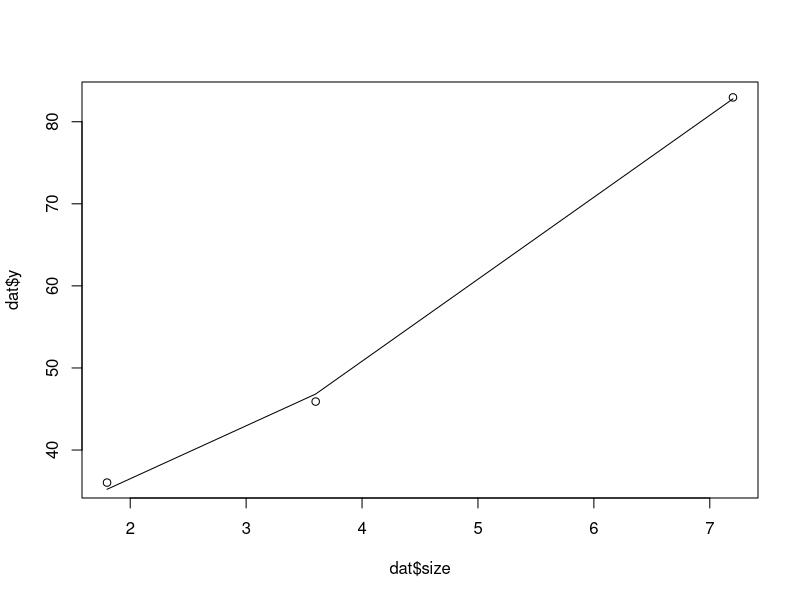
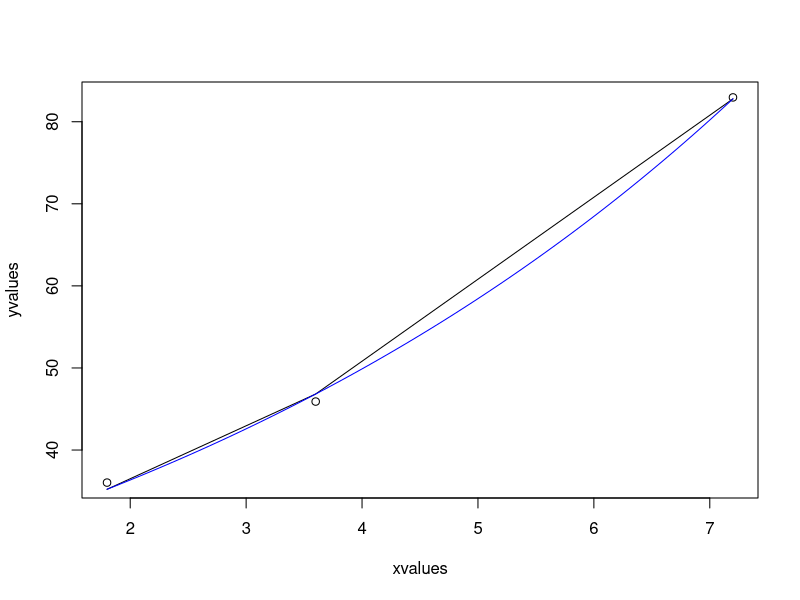
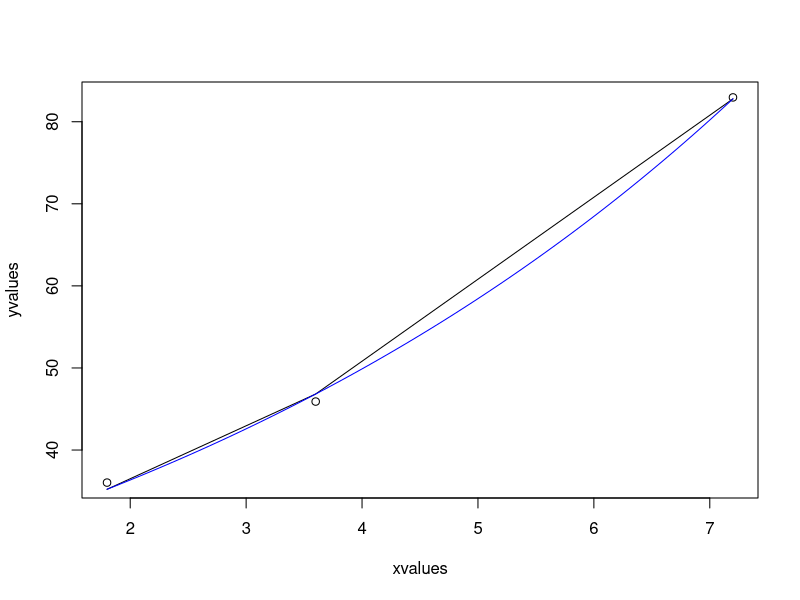

The R source for these figures, in order:
dat <- data.frame(size = c(1.8, 3.6, 7.2), y = c(36.03355284, 45.90567406, 82.96282295))
str(dat)
plot(dat$size, dat$y)


# fit non-linear model
m1 <- nls(y ~ exp(a + b * size), data = dat, start = list(a = 1, b = 1))

summary(m1)

# add fitted curve
lines(dat$size, predict(m1, list(x = dat$size)))


# 9.2 Simple exponential model --------------------------------------------
xvalues <- c(1.8, 3.6, 7.2)
yvalues <- c(36.03355284, 45.90567406, 82.96282295)

nlsFit <- nls(yvalues ~ I(intercept*exp(slope*xvalues)), start = list(intercept = 30, slope = .10))

plot(xvalues,yvalues)
lines(xvalues, predict(nlsFit, list(x = xvalues)))
coef(nlsFit)

# -----
x <- seq(min(xvalues), max(xvalues), length=100)
y <- predict(nlsFit, list(xvalues=x))
points(x, y, type='l', col='blue')

# 9.3 Simple exponential model --------------------------------------------
xvalues <- c(1.8, 3.6, 7.2)
yvalues <- c(36.03355284, 45.90567406, 82.96282295)

expFunction <- function(x,intercept,slope){I(intercept*exp(slope*x))}

nlsFit <- nls(yvalues ~ expFunction(xvalues, intercept, slope), start = list(intercept = 20, slope = .01))

plot(xvalues,yvalues)
lines(xvalues, predict(nlsFit, list(x = xvalues)))
coef(nlsFit)
coef(nlsFit)[1]
coef(nlsFit)[2]
# -----
x <- seq(min(xvalues), max(xvalues), length=100)
y <- predict(nlsFit, list(xvalues=x))
points(x, y, type='l', col='blue')



